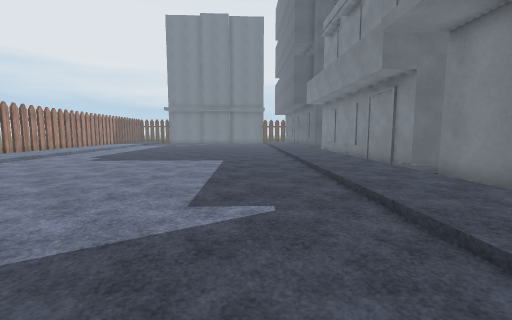
View 1 (above)

16 first-person views from a walk through a 3-D level made in the Unity game engine. The camera is 1.4 m above the floor, tilts 6° down and sees 90° across. The floor is counted in squares, 1 m on a side. Each view is taken from the middle of a square. On the plan, view 1 faces up. The plan holds only what a view shows up to about 13 squares ahead; the rest is blank. The place goes on beyond the plan. The player is left out. Surface patterns are stand-ins for the level's own textures.

View 2
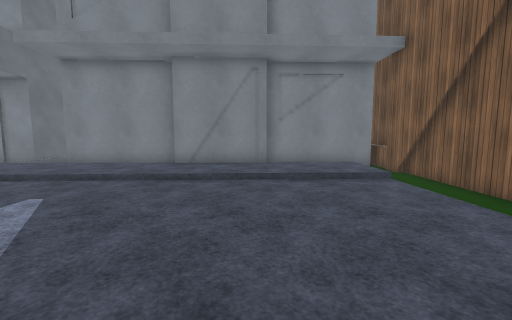

View 3
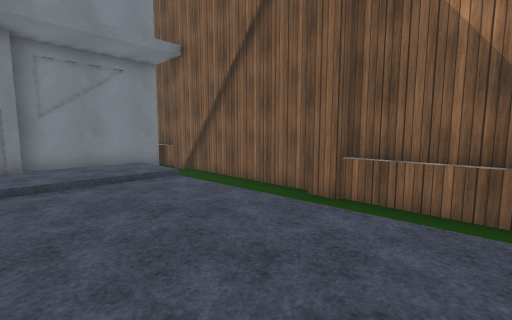

View 4
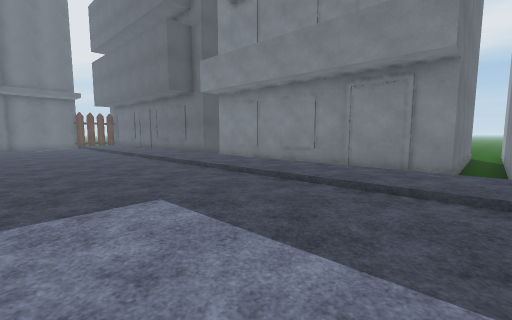

View 5
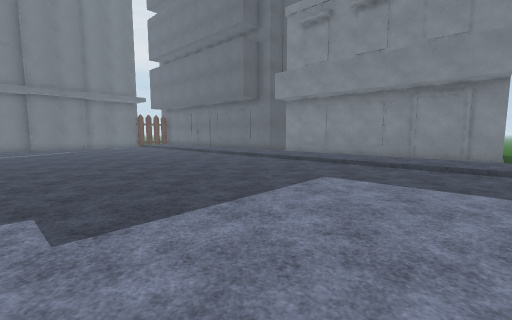

View 6
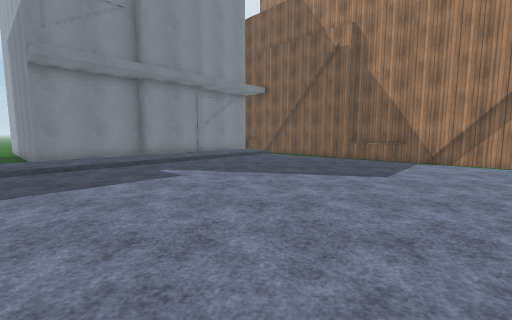

View 7
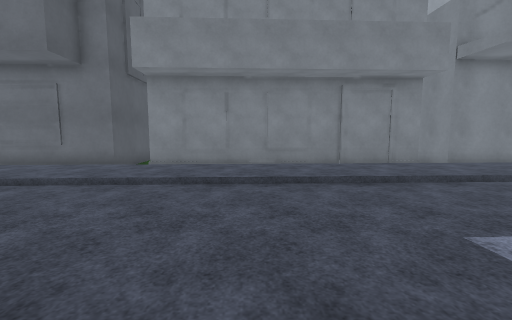

View 8
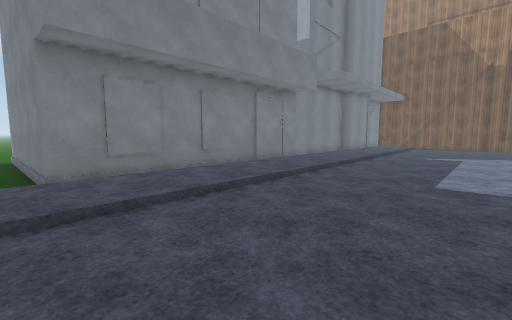

View 9
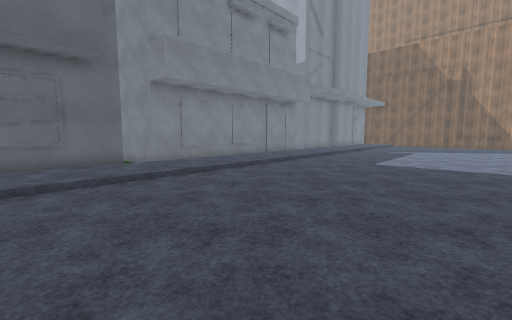

View 10
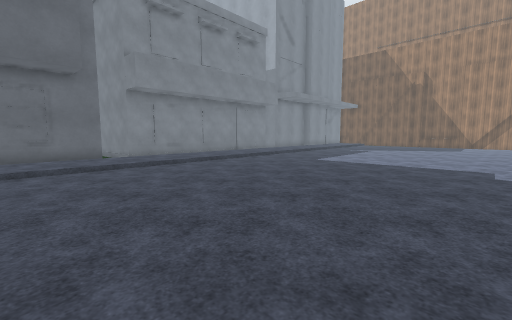

View 11
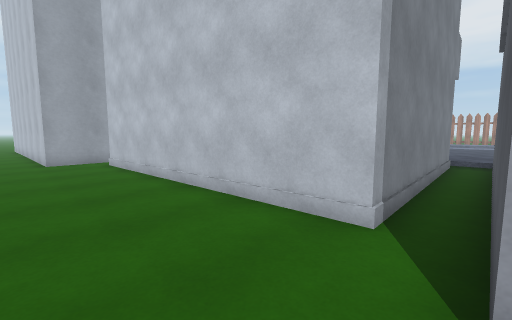

View 12
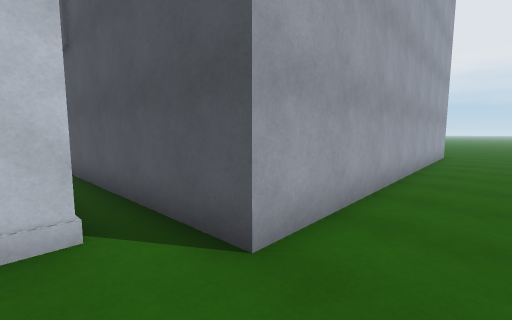

View 13
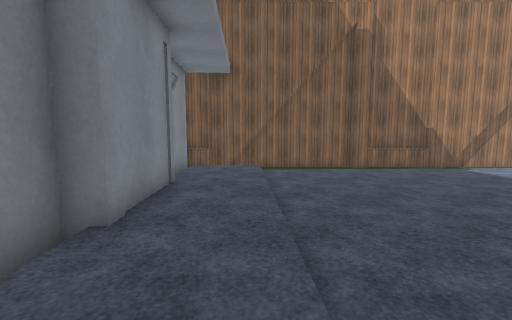

View 14
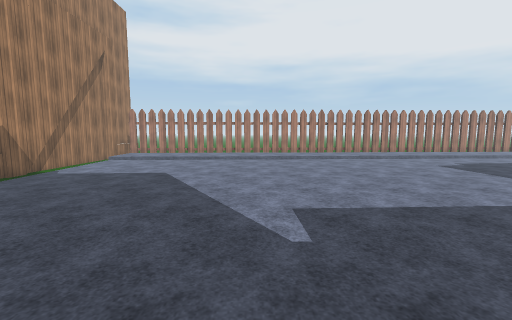

View 15
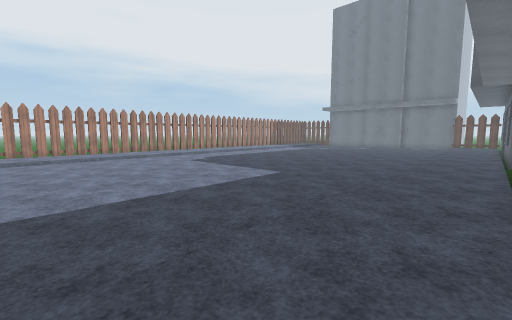

View 16
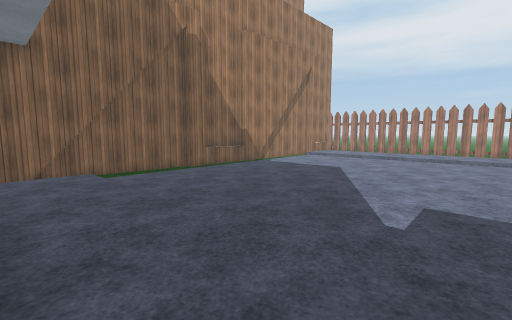

### Floor plan
Key: @ floor where view 1 was taken; # wall or solid block; . main floor; : floor 0.25 m higher than the main floor; / step, stairs or slope; = window, fence, low wall or low ledge; ^ raised ledge; B building.
Columns run from 9 left of view 1 to 18 right of it. Each row starts with its distance up from view 1.
 25 ...........:::B          B..
 24 ...........:::B          B..
 23 ...........:::B          B..
 22 ...........:::BBBBBBBBBBBB..
 21 .........../::/............
 20 .........../::BBBBBBBBBB....
 19 .........../::B        B....
 18 .........../::B        B....
 17 .........../::B        B....
 16 .........../::B        B....
 15 .........../::B        B....
 14 .........../::BB       B....
 13 .........../:::B       B....
 12 .........../:::B       B....
 11 .........../:::B       B....
 10 .........../:::B   BBBBBB...
  9 ............:::BBBB.........
  8 ............:::BBBBBBBBBBBB.
  7 ............:::B          B.
  6 ............:::B          B.
  5 ............:::B          B.
  4 ............:::B          B.
  3 ............::BB
  2 ............::B
  1 ............:::B
  0 .........@..::BB
 -1 ............:::B
 -2 ............:::B
 -3 ............/::B
 -4 ............///B
 -5 ..###==#....###BB
 -6 ### ^^^########^^#

Where each view was taken, in squares from view 1:
view 1: 0 up, 0 right, facing up
view 2: 0 up, 5 left, facing right
view 3: 0 up, 5 left, facing down-right
view 4: 8 up, 4 left, facing up-right
view 5: 9 up, 9 left, facing up-right
view 6: 9 up, 9 left, facing down-right
view 7: 16 up, 5 left, facing right
view 8: 21 up, 3 left, facing down-right
view 9: 25 up, 6 left, facing down-right
view 10: 25 up, 9 left, facing down-right
view 11: 22 up, 18 right, facing down-left
view 12: 20 up, 18 right, facing up-left
view 13: 7 up, 3 right, facing down
view 14: 4 up, 4 right, facing left
view 15: 5 up, 5 right, facing up-left
view 16: 6 up, 5 right, facing down-left
